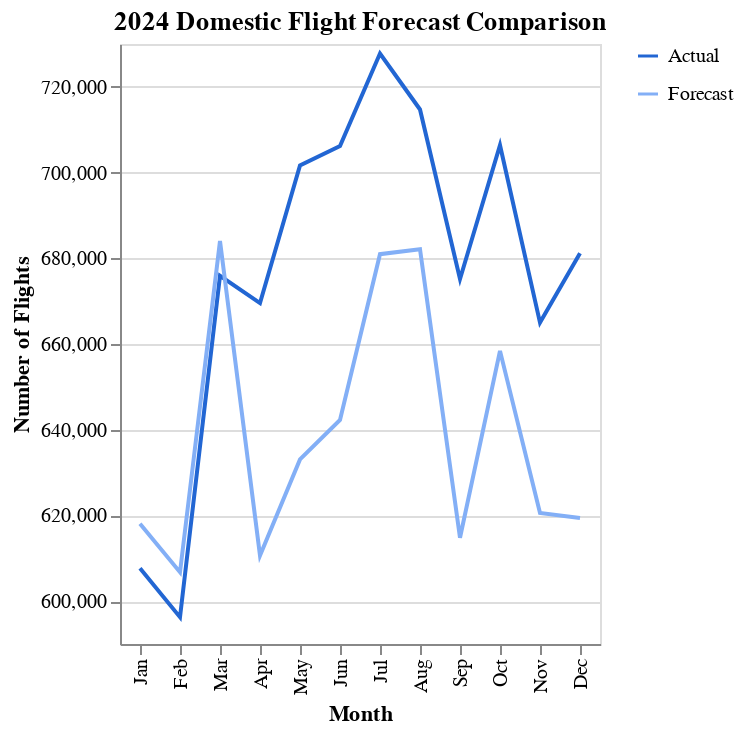

Here is the notebook cell this chart was saved with:
### Code cell
_dntk.DeepnoteChart(compare_results_df, """{"layer":[{"layer":[{"layer":[{"mark":{"clip":true,"type":"line","color":"#2266D3","tooltip":true},"encoding":{"x":{"axis":{"title":"Month"},"sort":null,"type":"nominal","field":"Month","scale":{"type":"linear","zero":false}},"y":{"axis":{"title":"Number of Flights","format":{"type":"default","decimals":null},"formatType":"numberFormatFromNumberType"},"type":"quantitative","field":"DOMESTIC","scale":{"type":"linear","zero":false},"format":{"type":"default","decimals":null},"aggregate":"sum","formatType":"numberFormatFromNumberType"},"color":{"type":"nominal","datum":"Actual","scale":{"range":["#2266D3"],"domain":["Actual"]}}},"transform":[]}]},{"layer":[{"mark":{"clip":true,"type":"line","color":"#83AFF6","tooltip":true},"encoding":{"x":{"axis":{"title":"Month"},"sort":null,"type":"nominal","field":"Month","scale":{"type":"linear","zero":false}},"y":{"axis":{"title":"Number of Flights","format":{"type":"default","decimals":null},"formatType":"numberFormatFromNumberType"},"type":"quantitative","field":"yhat","scale":{"type":"linear","zero":false},"format":{"type":"default","decimals":null},"aggregate":"sum","formatType":"numberFormatFromNumberType"},"color":{"type":"nominal","datum":"Forecast","scale":{"range":["#83AFF6"],"domain":["Forecast"]}}},"transform":[]}]}],"resolve":{"scale":{"color":"independent"}}}],"title":"2024 Domestic Flight Forecast Comparison","config":{"legend":{"disable":false}},"$schema":"https://vega.github.io/schema/vega-lite/v5.json","encoding":{},"usermeta":{"seriesNames":["Actual","Forecast"],"seriesOrder":[0,1],"specSchemaVersion":2,"tooltipDefaultMode":true}}""")

### Figure 1 — Vega-Lite specification as saved in the notebook (floating-point values rounded to 4 significant figures)
{"layer": [{"layer": [{"layer": [{"mark": {"clip": true, "type": "line", "color": "#2266D3", "tooltip": true}, "encoding": {"x": {"axis": {"title": "Month"}, "sort": null, "type": "nominal", "field": "Month", "scale": {"type": "linear", "zero": false}}, "y": {"axis": {"title": "Number of Flights", "format": {"type": "default", "decimals": null}, "formatType": "numberFormatFromNumberType"}, "type": "quantitative", "field": "DOMESTIC", "scale": {"type": "linear", "zero": false}, "format": {"type": "default", "decimals": null}, "aggregate": "sum", "formatType": "numberFormatFromNumberType"}, "color": {"type": "nominal", "datum": "Actual", "scale": {"range": ["#2266D3"], "domain": ["Actual"]}}}, "transform": []}]}, {"layer": [{"mark": {"clip": true, "type": "line", "color": "#83AFF6", "tooltip": true}, "encoding": {"x": {"axis": {"title": "Month"}, "sort": null, "type": "nominal", "field": "Month", "scale": {"type": "linear", "zero": false}}, "y": {"axis": {"title": "Number of Flights", "format": {"type": "default", "decimals": null}, "formatType": "numberFormatFromNumberType"}, "type": "quantitative", "field": "yhat", "scale": {"type": "linear", "zero": false}, "format": {"type": "default", "decimals": null}, "aggregate": "sum", "formatType": "numberFormatFromNumberType"}, "color": {"type": "nominal", "datum": "Forecast", "scale": {"range": ["#83AFF6"], "domain": ["Forecast"]}}}, "transform": []}]}], "resolve": {"scale": {"color": "independent"}}}], "title": "2024 Domestic Flight Forecast Comparison", "config": {"legend": {"disable": false}}, "$schema": "https://vega.github.io/schema/vega-lite/v5.json", "encoding": {}, "usermeta": {"seriesNames": ["Actual", "Forecast"], "seriesOrder": [0, 1], "specSchemaVersion": 2, "tooltipDefaultMode": true}, "data": {"values": [{"Month": "Jan", "DOMESTIC": 607652, "yhat": 618000.0}, {"Month": "Feb", "DOMESTIC": 596253, "yhat": 606700.0}, {"Month": "Mar", "DOMESTIC": 675909, "yhat": 684100.0}, {"Month": "Apr", "DOMESTIC": 669559, "yhat": 610600.0}, {"Month": "May", "DOMESTIC": 701690, "yhat": 633100.0}, {"Month": "Jun", "DOMESTIC": 706174, "yhat": 642300.0}, {"Month": "Jul", "DOMESTIC": 727776, "yhat": 681000.0}, {"Month": "Aug", "DOMESTIC": 714725, "yhat": 682100.0}, {"Month": "Sep", "DOMESTIC": 675153, "yhat": 614800.0}, {"Month": "Oct", "DOMESTIC": 706389, "yhat": 658400.0}, {"Month": "Nov", "DOMESTIC": 665001, "yhat": 620600.0}, {"Month": "Dec", "DOMESTIC": 681168, "yhat": 619400.0}]}}
